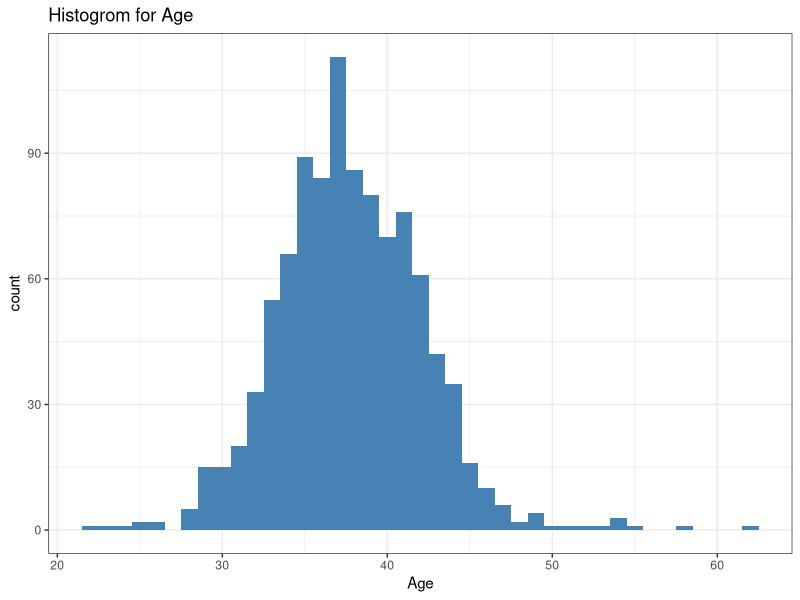

Recreate this plot in R.
## ---- chunk 1
knitr::opts_chunk$set(echo = TRUE)
## ---- chunk 2
email.df = read.csv("res/L2_email_campaign.csv")
str(email.df)
## ---- chunk 3
summary(email.df$age)
## ---- chunk 4
library(ggplot2)
library(ggthemes)

ggplot(email.df, aes(x=age)) + 
  geom_histogram(fill="steelblue", binwidth=1) + 
  xlab("Age") + 
  ggtitle("Histogrom for Age") + 
  theme_bw()
## ---- chunk 5
t.test(email.df$age, mu=40, alternative = "less")
## ---- chunk 6
adressTypeTable = table(email.df$addresstype)
round(prop.table(adressTypeTable), 3)
## ---- chunk 7
binom.test(373, 1000, 0.36, alternative = "less")
## ---- chunk 8
respondByAddress = aggregate(
  respond ~ addresstype, 
  data = email.df,
  function(x) { round(mean(x), 3) }
)
respondByAddress
